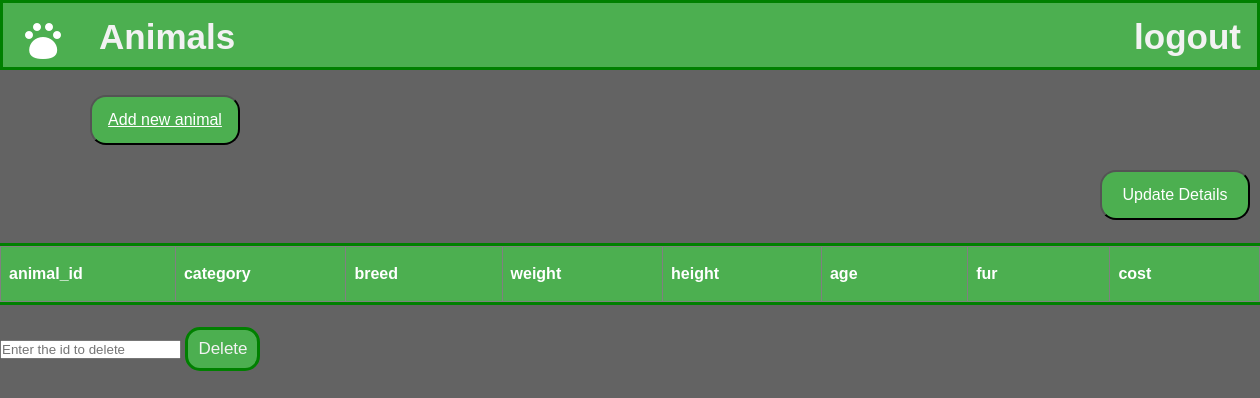
The page /Customer/animalsform.php on the database as committed earlier.
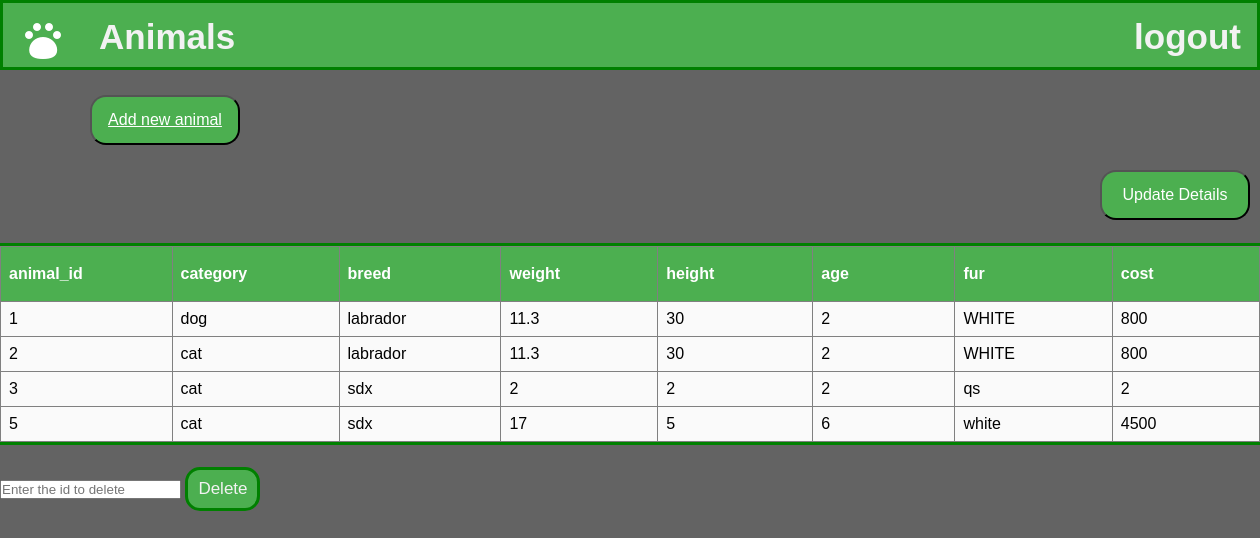
The same page on the database as committed later.
### tables this page shows
CREATE TABLE `animals` (
  `animal_id` int(11) NOT NULL,
  `category` varchar(30) NOT NULL,
  `breed` varchar(30) NOT NULL,
  `weight` float NOT NULL,
  `height` float NOT NULL,
  `age` int(11) NOT NULL,
  `fur` varchar(15) NOT NULL,
  `cost` int(11) NOT NULL
);

### Customer/animalsform.php (the view, shortened to what this page needs)
<?php
include "../includes/db-inc.php";
$sql = "SELECT * FROM animals";
$fs = $pdo->query($sql);
?>
<!DOCTYPE html>
<html lang="en">
<head>
  <link rel="stylesheet" href="../CSS/main.css">
</head>
<body>
  <div class="navbaranimals">
    <a class="active" href="dashboard.php"><img src="../assets/nav_logo.png"></a>
    <a href="animals.php">Animals</a>
    <div class="navbaranimals-right">
      <a href="../login.php">logout</a>
    </div>
  </div>
  <button class="animal-button" style="margin-left:90px;">
    <a href="animals.php" style="color:white;">Add new animal</a></button>
  <button class="animal-button" id="update" style="margin-left:1100px;">Update Details</button>
  <table class="animalstable" border size=10>
    <tr>
      <th>animal_id</th>
      <th>category</th>
      <th>breed</th>
      <th>weight</th>
      <th>height</th>
      <th>age</th>
      <th>fur</th>
      <th>cost</th>
    </tr>
    <?php
    foreach ($fs as  $value) {
      echo ' <td>' . $value["animal_id"] . '</td>';
      echo ' <td>' . $value["category"] . '</td>';
      echo ' <td>' . $value["breed"] . '</td>';
      echo ' <td>' . $value["weight"] . '</td>';
      echo ' <td>' . $value["height"] . '</td>';
      echo ' <td>' . $value["age"] . '</td>';
      echo ' <td>' . $value["fur"] . '</td>';
      echo '<td>' . $value["cost"] . '</td></tr>';
    }
    ?>
  </table>
  <div class="search" style="margin-top:25px;">
    <form action="" method="POST">
      <input id="animalbutton" type="text" name="t1" placeholder="Enter the id to delete" required>
      <input style="width:75px;height:44px;cursor:pointer;border-radius:15px;
border: 3px solid green;background-color: #4CAF50;color:#f2f2f2;font-size:17px;" type="submit" name="Delete" value="Delete">
    </form>
  </div>
</body>
</html>

Rows that differ between the two databases and show on the page:
added animals: animal_id "1", category "dog", breed "labrador", weight "11.3", height "30", age "2", fur "WHITE", cost "800"
added animals: animal_id "2", category "cat", breed "labrador", weight "11.3", height "30", age "2", fur "WHITE", cost "800"
added animals: animal_id "3", category "cat", breed "sdx", weight "2", height "2", age "2", fur "qs", cost "2"
added animals: animal_id "5", category "cat", breed "sdx", weight "17", height "5", age "6", fur "white", cost "4500"
